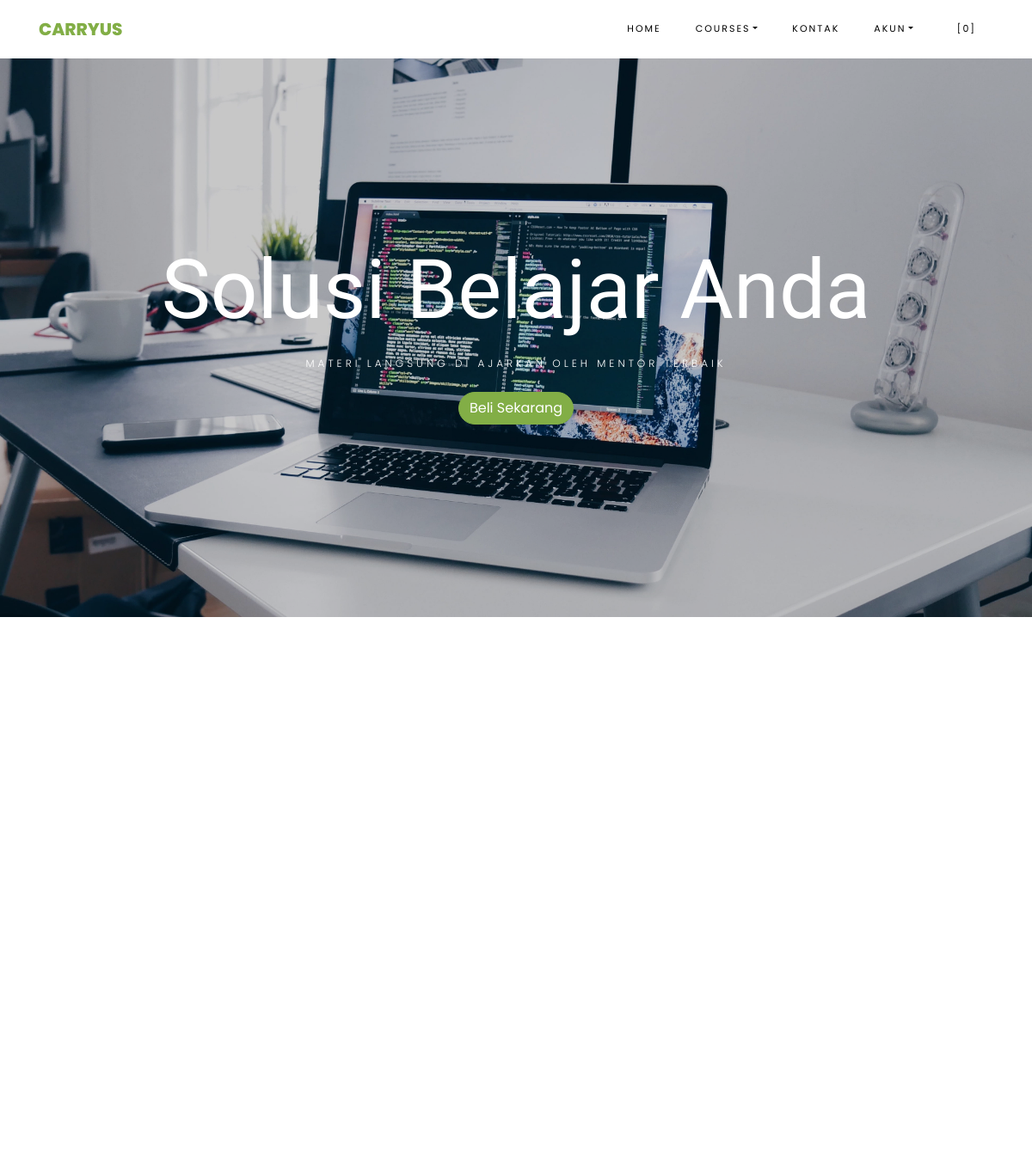
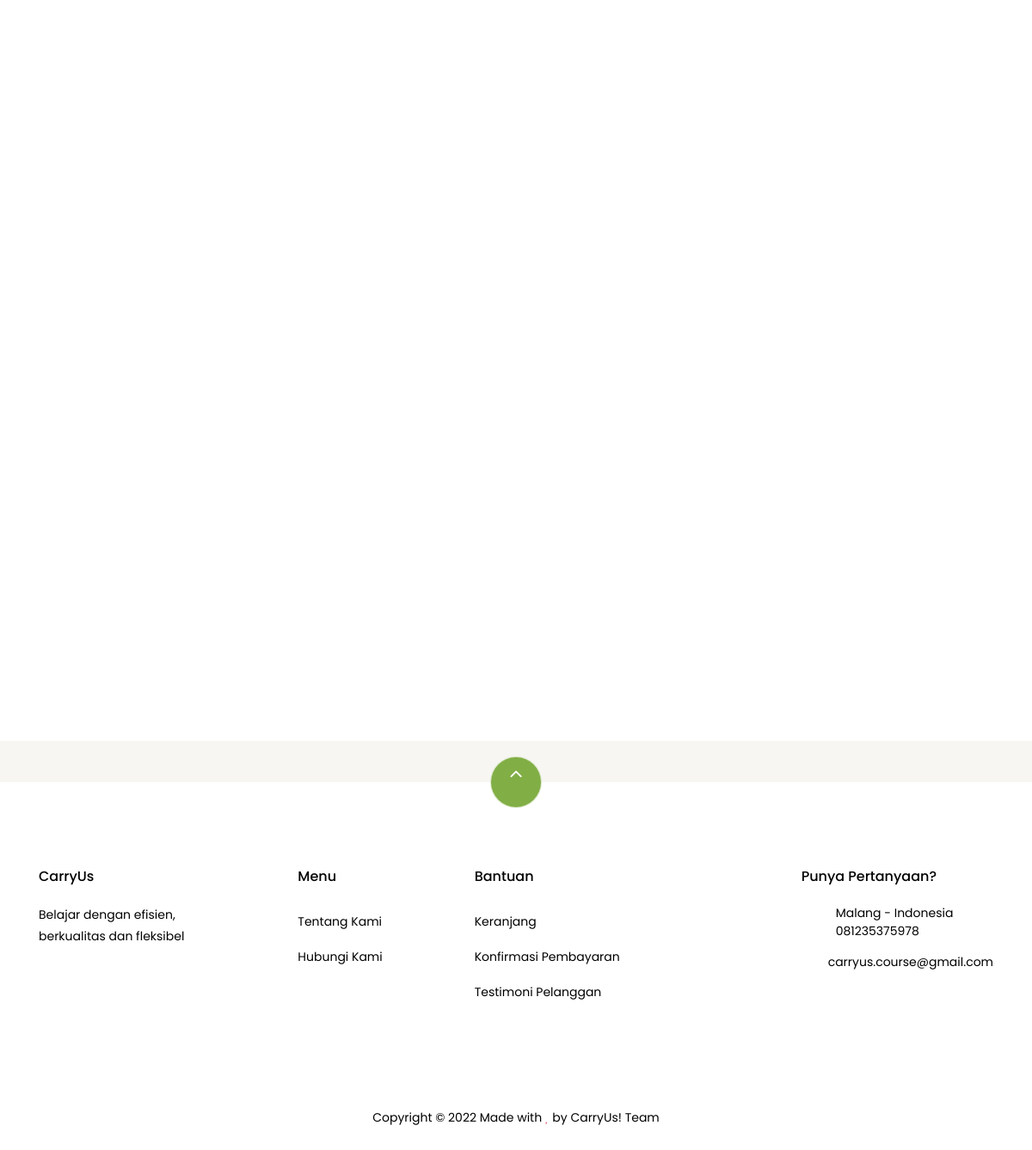
The page / on the database its author committed (2 pictures, top to bottom).
### tables this page shows
CREATE TABLE `settings` (
  `id` int(10) NOT NULL,
  `key` varchar(32) NOT NULL,
  `content` varchar(191) NOT NULL
);

### application/helpers/themes_helper.php (called while the page is built, shortened)
<?php
if (!function_exists('get_theme_name')) {
    function get_theme_name()
    {
        $current_theme = get_settings('current_theme_name');
        return ($current_theme) ? $current_theme : false;
    }
}
if (!function_exists('get_template_part')) {
    function get_template_part($file_name = null, $params = array())
    {
        if ($file_name !== '') {
            $current_theme = get_theme_name();
            if (file_exists($file_location = VIEWPATH . 'themes/' . $current_theme . '/' . $file_name . '.php')) {
                $CI = &get_instance();
                $CI->load->view('themes/' . $current_theme . '/' . $file_name, $params);
            } else {
                echo '<div>Kesalahan: berkas tema <b>' . $file_name . '.php</b> tidak ditemukan.<br>Lokasi berkas: <b>' . $file_location . '</b></div>';
            }
        }
    }
}
if (!function_exists('get_header')) {
    function get_header($params = null, $section = '', $current_section = '')
    {
        $load_params = array();
        if (is_null($params)) {
            $load_params['title'] = get_settings('site_name');
        } else if (is_string($params)) {
            $load_params['title'] = $params;
        } else if (is_array($params)) {
            $load_params = $params;
        } else {
            $load_params['title'] = get_settings('site_name');
        }
        $load_params['sidebar_section'] = $section;
        $load_params['current_section'] = $current_section;
        get_template_part('header', $load_params);
    }
}
if (!function_exists('get_footer')) {
    function get_footer($params = array())
    {
        get_template_part('footer', $params);
    }
}
if (!function_exists('get_theme_uri')) {
    function get_theme_uri($file_name = null, $theme_name = NULL)
    {
        $theme_name = ($theme_name == NULL) ? get_theme_name() : $theme_name;
        return is_null($file_name) ? base_url('assets/themes/' . $theme_name . '/') : base_url('assets/themes/' . $theme_name . '/' . $file_name);
    }
}

### application/controllers/Home.php (called while the page is built, shortened)
<?php
class Home extends CI_Controller
{
    public function index()
    {
        $params['title'] = 'Selamat Datang di CarryUs!';
        $products['products'] = $this->product->get_all_products();
        $products['best_deal'] = $this->product->best_deal_product();
        $products['reviews'] = $this->review->get_all_reviews();
        get_header($params);
        get_template_part('home', $products);
        get_footer();
    }
}

### index.php (called while the page is built, shortened)
<?php
require_once BASEPATH.'core/CodeIgniter.php';

### application/helpers/global_helper.php (called while the page is built, shortened)
<?php
if (!function_exists('get_settings')) {
    function get_settings($key = '')
    {
        $CI = &get_instance();
        $row = $CI->db
            ->select('content')
            ->where('key', $key)
            ->get('settings')
            ->row();
        return $row->content;
    }
}
if (!function_exists('get_store_name')) {
    function get_store_name()
    {
        return get_settings('store_name');
    }
}

### application/helpers/session_helper.php (called while the page is built, shortened)
<?php
if (!function_exists('init')) {
    function init()
    {
        $CI = &get_instance();
        return $CI;
    }
}
if (!function_exists('session_data')) {
    function session_data()
    {
        $CI = init();
        $read_session_in_cookie = get_cookie('__ACTIVE_SESSION_DATA');
        $read_session_in_session = $CI->session->userdata('__ACTIVE_SESSION_DATA');
        if ($read_session_in_cookie) {
            $read_data = $CI->encryption->decrypt($read_session_in_cookie);
            $read_data = json_decode($read_data);
            return $read_data;
        } else if ($read_session_in_session) {
            $read_data = $CI->encryption->decrypt($read_session_in_session);
            $read_data = json_decode($read_data);
            return $read_data;
        } else {
            $default_session = new stdClass();
            $default_session->is_login = FALSE;
            $default_session->user_id = 0;
            $default_session->login_at = 0;
            $default_session->remember_me = FALSE;
            return $default_session;
        }
    }
}

### application/views/themes/vegefoods/home.php (the view, shortened to what this page needs)
<section id="home-section" class="hero">
  <div class="home-slider owl-carousel">
    <div class="slider-item" style="background-image: url(<?php echo get_theme_uri('images/carousel_1.jpg'); ?>);">
      <div class="overlay"></div>
      <div class="container">
        <div class="row slider-text justify-content-center align-items-center" data-scrollax-parent="true">
          <div class="col-md-12 ftco-animate text-center">
            <h1 class="mb-2">Solusi Belajar Anda</h1>
            <h2 class="subheading mb-4">Materi langsung di ajarkan oleh Mentor Terbaik</h2>
            <p><a href="#products" class="btn btn-primary">Beli Sekarang</a></p>
          </div>
        </div>
      </div>
    </div>
  </div>
</section>
<section class="ftco-section" id="products">
  <div class="container">
    <div class="row no-gutters ftco-services">
    </div>
  </div>
</section>
<section class="ftco-section">
  <div class="container">
    <div class="row justify-content-center mb-3 pb-3">
    </div>
  </div>
  <div class="container">
    <div class="row">
    </div>
  </div>
</section>
<section class="ftco-section testimony-section">
  <div class="container">
    <div class="row justify-content-center mb-5 pb-3">
    </div>
  </div>
</section>

### application/views/themes/vegefoods/header.php (shortened to what this page needs)
<!DOCTYPE html>
<html lang="en">
<head>
	<link rel="stylesheet" href="<?php echo get_theme_uri('css/open-iconic-bootstrap.min.css'); ?>">
	<link rel="stylesheet" href="<?php echo get_theme_uri('css/animate.css'); ?>">
	<link rel="stylesheet" href="<?php echo get_theme_uri('css/owl.carousel.min.css'); ?>">
	<link rel="stylesheet" href="<?php echo get_theme_uri('css/owl.theme.default.min.css'); ?>">
	<link rel="stylesheet" href="<?php echo get_theme_uri('css/magnific-popup.css'); ?>">
	<link rel="stylesheet" href="<?php echo get_theme_uri('css/aos.css'); ?>">
	<link rel="stylesheet" href="<?php echo get_theme_uri('css/ionicons.min.css'); ?>">
	<link rel="stylesheet" href="<?php echo get_theme_uri('js/plugins/@fortawesome/fontawesome-free/css/all.min.css', 'argon'); ?>">
	<link rel="stylesheet" href="<?php echo get_theme_uri('css/bootstrap-datepicker.css'); ?>">
	<link rel="stylesheet" href="<?php echo get_theme_uri('css/jquery.timepicker.css'); ?>">
	<link rel="stylesheet" href="<?php echo get_theme_uri('css/flaticon.css'); ?>">
	<link rel="stylesheet" href="<?php echo get_theme_uri('css/icomoon.css'); ?>">
	<link rel="stylesheet" href="<?php echo get_theme_uri('css/style.css'); ?>">
	<link rel="stylesheet" href="<?php echo base_url('assets/plugins/toastr/toastr.min.css'); ?>">
</head>
<body class="goto-here">
	<nav class="navbar navbar-expand-lg navbar-dark ftco_navbar bg-dark ftco-navbar-light" id="ftco-navbar">
		<div class="container">
			<a class="navbar-brand" href="<?php echo base_url(); ?>"><?php echo get_store_name(); ?></a>
			<div class="collapse navbar-collapse" id="ftco-nav">
				<ul class="navbar-nav ml-auto">
					<li class="nav-item active"><a href="<?php echo base_url(); ?>" class="nav-link">Home</a></li>
					<li class="nav-item dropdown">
						<a class="nav-link dropdown-toggle" href="#" id="dropdown04" data-toggle="dropdown" aria-haspopup="true" aria-expanded="false">Courses</a>
					</li>
					<li class="nav-item"><a href="<?php echo site_url('pages/contact'); ?>" class="nav-link">Kontak</a></li>
					<li class="nav-item dropdown">
						<a class="nav-link dropdown-toggle" href="#" id="dropdown05" data-toggle="dropdown" aria-haspopup="true" aria-expanded="false">Akun</a>
					</li>
					<li class="nav-item cta cta-colored"><a href="<?php echo site_url('shop/cart'); ?>" class="nav-link"><span class="icon-shopping_cart"></span>[<span class="cart-item-total">0</span>]</a></li>
				</ul>
			</div>
		</div>
	</nav>

### application/views/themes/vegefoods/footer.php (shortened to what this page needs)
<section class="ftco-section ftco-no-pt ftco-no-pb py-5 bg-light">
  <div class="container py-4">
  </div>
</section>
<footer class="ftco-footer ftco-section">
  <div class="container">
    <div class="row">
      <div class="mouse">
        <a href="#" class="mouse-icon">
          <div class="mouse-wheel"><span class="ion-ios-arrow-up"></span></div>
        </a>
      </div>
    </div>
    <div class="row mb-5">
      <div class="col-md">
        <div class="ftco-footer-widget mb-4">
          <h2 class="ftco-heading-2"><?php echo get_store_name(); ?></h2>
          <p><?php echo get_settings('store_description'); ?></p>
          <ul class="ftco-footer-social list-unstyled float-md-left float-lft mt-5">
          </ul>
        </div>
      </div>
      <div class="col-md">
        <div class="ftco-footer-widget mb-4 ml-md-5">
          <h2 class="ftco-heading-2">Menu</h2>
          <ul class="list-unstyled">
            <li><a href="<?php echo site_url('pages/about'); ?>" class="py-2 d-block">Tentang Kami</a></li>
            <li><a href="<?php echo site_url('pages/contact'); ?>" class="py-2 d-block">Hubungi Kami</a></li>
          </ul>
        </div>
      </div>
      <div class="col-md-4">
        <div class="ftco-footer-widget mb-4">
          <h2 class="ftco-heading-2">Bantuan</h2>
          <div class="d-flex">
            <ul class="list-unstyled mr-l-5 pr-l-3 mr-4">
              <li><a href="<?php echo site_url('shop/cart'); ?>" class="py-2 d-block">Keranjang</a></li>
              <li><a href="<?php echo site_url('customer/payments/confirm'); ?>" class="py-2 d-block">Konfirmasi Pembayaran</a></li>
              <li><a href="<?php echo site_url('shop/testimonial'); ?>" class="py-2 d-block">Testimoni Pelanggan</a></li>
            </ul>
          </div>
        </div>
      </div>
      <div class="col-md">
        <div class="ftco-footer-widget mb-4">
          <h2 class="ftco-heading-2">Punya Pertanyaan?</h2>
          <div class="block-23 mb-3">
            <ul>
              <li><span class="icon icon-map-marker"></span><span class="text"><?php echo get_settings('store_address'); ?></span></li>
              <li><a href="#"><span class="icon icon-phone"></span><span class="text"><?php echo get_settings('store_phone_number'); ?></span></a></li>
              <li><a href="#"><span class="icon icon-envelope"></span><span class="text"><?php echo get_settings('store_email'); ?></span></a></li>
            </ul>
          </div>
        </div>
      </div>
    </div>
    <div class="row">
      <div class="col-md-12 text-center">
        <p>
          Copyright &copy;  Made with <i class="icon-heart text-danger" aria-hidden="true"></i> by CarryUs! Team
        </p>
      </div>
    </div>
  </div>
</footer>
</body>
</html>

### assets/themes/vegefoods/css/icomoon.css (style rules this page uses)
[class^="icon-"], [class*=" icon-"] { font-family: 'icomoon' !important; speak: none; font-style: normal; font-weight: normal; font-variant: normal; text-transform: none; line-height: 1; -webkit-font-smoothing: antialiased; -moz-osx-font-smoothing: grayscale; }
.icon-heart:before { content: "\f004"; }
.icon-map-marker:before { content: "\f041"; }
.icon-phone:before { content: "\f095"; }
.icon-envelope:before { content: "\f0e0"; }
.icon-shopping_cart:before { content: "\e8cc"; }

### rows shown on the page
settings: content "CARRYUS", content "CarryUs"
settings: content (picture)
settings: content "Belajar dengan efisien, berkualitas dan fleksibel"
settings: content "Malang - Indonesia"
settings: content "081235375978"
settings: content "carryus.course@gmail.com"
